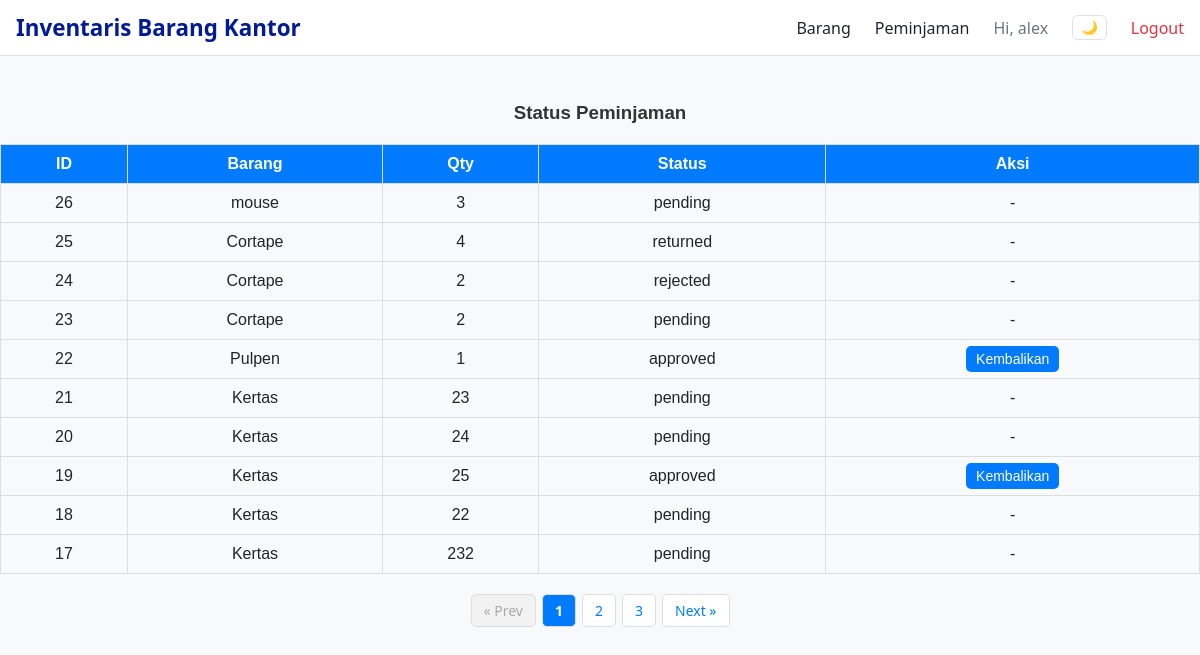
/?url=karyawan/loans (signed in), run on the app's committed database.
### tables this page shows
CREATE TABLE `loans` (
  `id` int(11) NOT NULL,
  `employee_id` int(11) NOT NULL,
  `item_id` int(11) NOT NULL,
  `quantity` int(11) NOT NULL DEFAULT 1,
  `status` enum('pending','approved','rejected','returned') DEFAULT 'pending',
  `requested_at` timestamp NOT NULL DEFAULT current_timestamp(),
  `processed_at` datetime DEFAULT NULL
);

CREATE TABLE `items` (
  `id` int(11) NOT NULL,
  `category_id` int(11) NOT NULL,
  `name` varchar(150) NOT NULL,
  `quantity` int(11) NOT NULL DEFAULT 0,
  `description` text DEFAULT NULL,
  `condition` enum('bagus','rusak') NOT NULL DEFAULT 'bagus'
);

### app/controllers/KaryawanController.php (called while the page is built, shortened)
<?php
require_once __DIR__.'/../models/Loan.php';
class KaryawanController {
    protected $itemModel,$loanModel;
    public function __construct(){ $this->itemModel=new Item(); $this->loanModel=new Loan(); if(!isset($_SESSION['user'])){ header('Location:?url=login'); exit; } }
   public function loans()
{
    $employee_id = $_SESSION['user']['id'];
    $limit = 10;
    $page  = isset($_GET['page']) ? (int)$_GET['page'] : 1;
    $page  = max($page, 1);
    $offset = ($page - 1) * $limit;
    $loans = $this->loanModel->byEmployeePaginated($employee_id, $limit, $offset);
    $totalLoans = $this->loanModel->countByEmployee($employee_id);
    $totalPages = ceil($totalLoans / $limit);
    require __DIR__.'/../views/karyawan/loans.php';
}
}

### config/database.php (called while the page is built)
<?php
return [ 'host'=>'127.0.0.1','db'=>'inventaris12','user'=>'root','pass'=>'','charset'=>'utf8mb4' ];

### app/models/Model.php (called while the page is built, shortened)
<?php
class Model
{
    public function __construct()
    {
        $cfg = require __DIR__ . '/../../config/database.php';
        $dsn = "mysql:host={$cfg['host']};dbname={$cfg['db']};charset={$cfg['charset']}";
        $this->pdo = new PDO(
            $dsn,
            $cfg['user'],
            $cfg['pass'],
            [
                PDO::ATTR_ERRMODE => PDO::ERRMODE_EXCEPTION
            ]
        );
    }
}

### app/models/Loan.php (called while the page is built, shortened)
<?php
require_once __DIR__ . '/Model.php';
class Loan extends Model
{
public function byEmployeePaginated($employee_id, $limit, $offset)
{
    $stmt = $this->pdo->prepare("
        SELECT loans.*, items.name AS item_name
        FROM loans
        JOIN items ON loans.item_id = items.id
        WHERE loans.employee_id = :employee_id
        ORDER BY loans.requested_at DESC
        LIMIT :limit OFFSET :offset
    ");
    $stmt->bindValue(':employee_id', $employee_id, PDO::PARAM_INT);
    $stmt->bindValue(':limit', $limit, PDO::PARAM_INT);
    $stmt->bindValue(':offset', $offset, PDO::PARAM_INT);
    $stmt->execute();
    return $stmt->fetchAll(PDO::FETCH_ASSOC);
}
public function countByEmployee($employee_id)
{
    $stmt = $this->pdo->prepare("SELECT COUNT(*) FROM loans WHERE employee_id = ?");
    $stmt->execute([$employee_id]);
    return $stmt->fetchColumn();
}
}

### app/views/karyawan/loans.php (the view, shortened to what this page needs)
<?php require __DIR__.'/../layout/header.php'; ?>
<h3>Status Peminjaman</h3>
<table class='table'>
    <thead>
        <tr>
            <th>ID</th>
            <th>Barang</th>
            <th>Qty</th>
            <th>Status</th>
            <th>Aksi</th>
        </tr>
    </thead>
    <tbody>
        <?php foreach($loans as $l): ?>
        <tr>
            <td><?=$l['id']?></td>
            <td><?=htmlspecialchars($l['item_name'])?></td>
            <td><?=$l['quantity']?></td>
            <td><?=$l['status']?></td>
            <td>
                <?php if($l['status']=='approved'): ?>
                    <a class='btn btn-sm btn-primary' href='?url=karyawan/returnLoan/<?=$l['id']?>' onclick="return confirm('Kembalikan?')">Kembalikan</a>
                <?php else: ?>
                    -
                <?php endif; ?>
            </td>
        </tr>
        <?php endforeach; ?>
    </tbody>
</table>
<div class="pagination">
    <?php if ($page > 1): ?>
        <a href="?url=karyawan/loans&page=<?= $page - 1 ?>">« Prev</a>
    <?php else: ?>
        <span class="disabled">« Prev</span>
    <?php endif; ?>
    <?php for ($i = 1; $i <= $totalPages; $i++): ?>
        <?php if ($i == $page): ?>
            <span class="active"><?= $i ?></span>
        <?php else: ?>
            <a href="?url=karyawan/loans&page=<?= $i ?>"><?= $i ?></a>
        <?php endif; ?>
    <?php endfor; ?>
    <?php if ($page < $totalPages): ?>
        <a href="?url=karyawan/loans&page=<?= $page + 1 ?>">Next »</a>
    <?php else: ?>
        <span class="disabled">Next »</span>
    <?php endif; ?>
</div>
<?php require __DIR__.'/../layout/footer.php'; ?>

### app/views/layout/header.php (style rules this page uses)
:root { --primary:#001b94ff; --danger:#dc3545; --bg:#f8f9fa; --white:#fff; --text:#212529; --text-light:#6c757d; --border:#dee2e6; }
* { box-sizing:border-box; }
body { margin:0; font-family:'Segoe UI',Arial,sans-serif; background-color:var(--bg); color:var(--text); padding-top:70px; transition:background-color 0.3s,color 0.3s; }
a { text-decoration:none;color:var(--text); }

### app/views/karyawan/loans.php (style rules this page uses)
h3 { text-align: center; margin-bottom: 20px; color: #333; font-family: Arial, sans-serif; }
table.table { width: 100%; border-collapse: collapse; margin-bottom: 20px; font-family: Arial, sans-serif; }
table.table th, table.table td { border: 1px solid #ddd; padding: 10px; text-align: center; }
table.table th { background-color: #007bff; color: white; }
.btn { padding: 5px 10px; text-decoration: none; border-radius: 5px; transition: 0.3s; font-size: 14px; }
.btn-primary { background-color: #007bff; color: white; border: none; }
.pagination { display: flex; justify-content: center; gap: 6px; margin-bottom: 30px; }
.pagination a, .pagination span { padding: 6px 12px; border-radius: 5px; text-decoration: none; border: 1px solid #ddd; font-size: 14px; }
.pagination a { color: #007bff; background: #fff; }
.pagination .active { background: #007bff; color: #fff; font-weight: bold; }
.pagination .disabled { color: #aaa; background: #f2f2f2; }

### data on the page
loans: id "26", item.name "mouse", quantity "3", status "pending"
loans: id "25", item.name "Cortape", quantity "4", status "returned"
loans: id "24", item.name "Cortape", quantity "2", status "rejected"
loans: id "23", item.name "Cortape", quantity "2", status "pending"
loans: id "22", item.name "Pulpen", quantity "1", status "approved"
loans: id "21", item.name "Kertas", quantity "23", status "pending"
loans: id "20", item.name "Kertas", quantity "24", status "pending"
loans: id "19", item.name "Kertas", quantity "25", status "approved"
loans: id "18", item.name "Kertas", quantity "22", status "pending"
loans: id "17", item.name "Kertas", quantity "232", status "pending"

### other printed values
$_SESSION['user']['name'] "alex"
